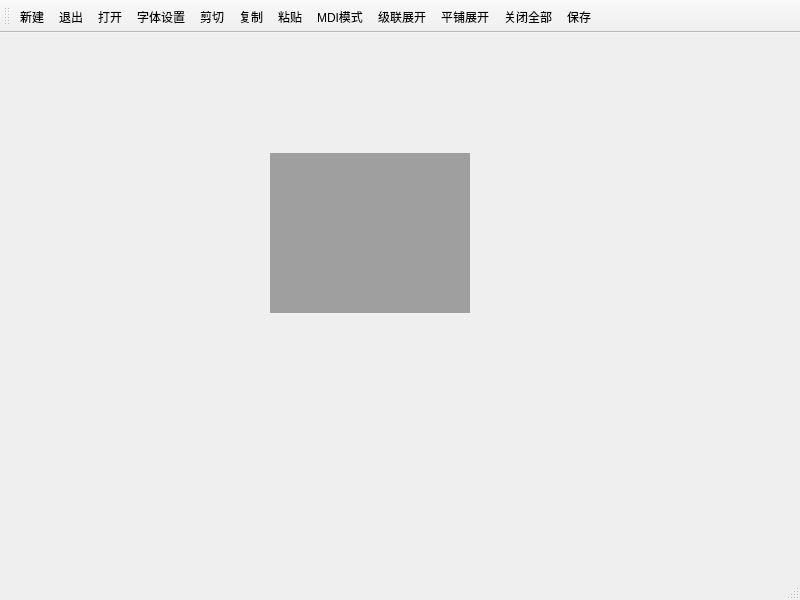
<?xml version="1.0" encoding="UTF-8"?>
<ui version="4.0">
 <class>MainWindow</class>
 <widget class="QMainWindow" name="MainWindow">
  <property name="geometry">
   <rect>
    <x>0</x>
    <y>0</y>
    <width>800</width>
    <height>600</height>
   </rect>
  </property>
  <property name="windowTitle">
   <string>MainWindow</string>
  </property>
  <widget class="QWidget" name="centralwidget">
   <widget class="QMdiArea" name="mdiArea">
    <property name="geometry">
     <rect>
      <x>270</x>
      <y>120</y>
      <width>200</width>
      <height>160</height>
     </rect>
    </property>
   </widget>
  </widget>
  <widget class="QStatusBar" name="statusbar"/>
  <widget class="QToolBar" name="toolBar">
   <property name="windowTitle">
    <string>toolBar</string>
   </property>
   <attribute name="toolBarArea">
    <enum>TopToolBarArea</enum>
   </attribute>
   <attribute name="toolBarBreak">
    <bool>false</bool>
   </attribute>
   <addaction name="act_doc_new"/>
   <addaction name="act_quit"/>
   <addaction name="act_doc_open"/>
   <addaction name="act_font"/>
   <addaction name="act_cut"/>
   <addaction name="act_copy"/>
   <addaction name="act_paste"/>
   <addaction name="act_mdi_model"/>
   <addaction name="act_cascade"/>
   <addaction name="act_tile"/>
   <addaction name="act_close_all"/>
   <addaction name="act_doc_save"/>
  </widget>
  <action name="act_doc_new">
   <property name="text">
    <string>新建</string>
   </property>
   <property name="menuRole">
    <enum>QAction::NoRole</enum>
   </property>
  </action>
  <action name="act_quit">
   <property name="text">
    <string>退出</string>
   </property>
   <property name="menuRole">
    <enum>QAction::NoRole</enum>
   </property>
  </action>
  <action name="act_doc_open">
   <property name="text">
    <string>打开</string>
   </property>
   <property name="menuRole">
    <enum>QAction::NoRole</enum>
   </property>
  </action>
  <action name="act_font">
   <property name="text">
    <string>字体设置</string>
   </property>
   <property name="menuRole">
    <enum>QAction::NoRole</enum>
   </property>
  </action>
  <action name="act_cut">
   <property name="text">
    <string>剪切</string>
   </property>
   <property name="menuRole">
    <enum>QAction::NoRole</enum>
   </property>
  </action>
  <action name="act_copy">
   <property name="text">
    <string>复制</string>
   </property>
   <property name="menuRole">
    <enum>QAction::NoRole</enum>
   </property>
  </action>
  <action name="act_paste">
   <property name="text">
    <string>粘贴</string>
   </property>
   <property name="menuRole">
    <enum>QAction::NoRole</enum>
   </property>
  </action>
  <action name="act_mdi_model">
   <property name="checkable">
    <bool>true</bool>
   </property>
   <property name="text">
    <string>MDI模式</string>
   </property>
   <property name="menuRole">
    <enum>QAction::NoRole</enum>
   </property>
  </action>
  <action name="act_cascade">
   <property name="text">
    <string>级联展开</string>
   </property>
   <property name="menuRole">
    <enum>QAction::NoRole</enum>
   </property>
  </action>
  <action name="act_tile">
   <property name="text">
    <string>平铺展开</string>
   </property>
   <property name="menuRole">
    <enum>QAction::NoRole</enum>
   </property>
  </action>
  <action name="act_close_all">
   <property name="text">
    <string>关闭全部</string>
   </property>
   <property name="menuRole">
    <enum>QAction::NoRole</enum>
   </property>
  </action>
  <action name="act_doc_save">
   <property name="text">
    <string>保存</string>
   </property>
   <property name="menuRole">
    <enum>QAction::NoRole</enum>
   </property>
  </action>
 </widget>
 <resources/>
 <connections>
  <connection>
   <sender>act_close_all</sender>
   <signal>triggered()</signal>
   <receiver>mdiArea</receiver>
   <slot>closeAllSubWindows()</slot>
   <hints>
    <hint type="sourcelabel">
     <x>-1</x>
     <y>-1</y>
    </hint>
    <hint type="destinationlabel">
     <x>369</x>
     <y>223</y>
    </hint>
   </hints>
  </connection>
  <connection>
   <sender>act_cascade</sender>
   <signal>triggered()</signal>
   <receiver>mdiArea</receiver>
   <slot>cascadeSubWindows()</slot>
   <hints>
    <hint type="sourcelabel">
     <x>-1</x>
     <y>-1</y>
    </hint>
    <hint type="destinationlabel">
     <x>369</x>
     <y>223</y>
    </hint>
   </hints>
  </connection>
  <connection>
   <sender>act_tile</sender>
   <signal>triggered()</signal>
   <receiver>mdiArea</receiver>
   <slot>tileSubWindows()</slot>
   <hints>
    <hint type="sourcelabel">
     <x>-1</x>
     <y>-1</y>
    </hint>
    <hint type="destinationlabel">
     <x>369</x>
     <y>223</y>
    </hint>
   </hints>
  </connection>
 </connections>
</ui>
